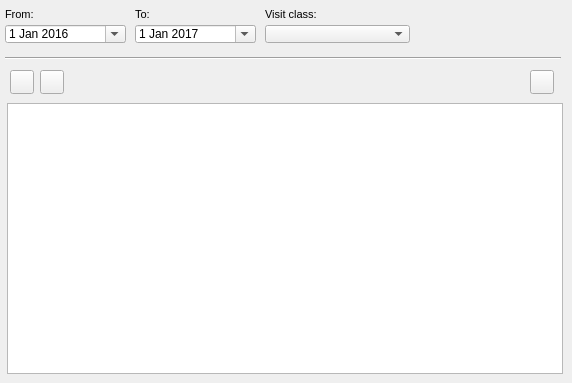
    <widget class="QWidget" name="page_event">
     <attribute name="title">
      <string>O&amp;&amp;M</string>
     </attribute>
     <widget class="QLabel" name="label_data_event_to">
      <property name="geometry">
       <rect>
        <x>135</x>
        <y>3</y>
        <width>125</width>
        <height>22</height>
       </rect>
      </property>
      <property name="font">
       <font>
        <pointsize>8</pointsize>
       </font>
      </property>
      <property name="frameShape">
       <enum>QFrame::NoFrame</enum>
      </property>
      <property name="frameShadow">
       <enum>QFrame::Raised</enum>
      </property>
      <property name="text">
       <string>To:</string>
      </property>
      <property name="textFormat">
       <enum>Qt::AutoText</enum>
      </property>
      <property name="scaledContents">
       <bool>false</bool>
      </property>
      <property name="margin">
       <number>3</number>
      </property>
     </widget>
     <widget class="QTableView" name="tbl_event_connec">
      <property name="geometry">
       <rect>
        <x>7</x>
        <y>103</y>
        <width>556</width>
        <height>271</height>
       </rect>
      </property>
      <property name="sortingEnabled">
       <bool>true</bool>
      </property>
     </widget>
     <widget class="QLabel" name="label_event_parameter_type">
      <property name="geometry">
       <rect>
        <x>265</x>
        <y>3</y>
        <width>137</width>
        <height>22</height>
       </rect>
      </property>
      <property name="font">
       <font>
        <pointsize>8</pointsize>
       </font>
      </property>
      <property name="layoutDirection">
       <enum>Qt::LeftToRight</enum>
      </property>
      <property name="frameShape">
       <enum>QFrame::NoFrame</enum>
      </property>
      <property name="frameShadow">
       <enum>QFrame::Raised</enum>
      </property>
      <property name="text">
       <string>Visit class:</string>
      </property>
      <property name="textFormat">
       <enum>Qt::AutoText</enum>
      </property>
      <property name="scaledContents">
       <bool>false</bool>
      </property>
      <property name="margin">
       <number>3</number>
      </property>
     </widget>
     <widget class="QDateEdit" name="date_event_from">
      <property name="geometry">
       <rect>
        <x>5</x>
        <y>25</y>
        <width>121</width>
        <height>18</height>
       </rect>
      </property>
      <property name="date">
       <date>
        <year>2016</year>
        <month>1</month>
        <day>1</day>
       </date>
      </property>
      <property name="calendarPopup">
       <bool>true</bool>
      </property>
     </widget>
     <widget class="Line" name="line_7">
      <property name="geometry">
       <rect>
        <x>5</x>
        <y>50</y>
        <width>556</width>
        <height>16</height>
       </rect>
      </property>
      <property name="orientation">
       <enum>Qt::Horizontal</enum>
      </property>
     </widget>
     <widget class="QDateEdit" name="date_event_to">
      <property name="geometry">
       <rect>
        <x>135</x>
        <y>25</y>
        <width>121</width>
        <height>18</height>
       </rect>
      </property>
      <property name="date">
       <date>
        <year>2017</year>
        <month>1</month>
        <day>1</day>
       </date>
      </property>
      <property name="calendarPopup">
       <bool>true</bool>
      </property>
     </widget>
     <widget class="QComboBox" name="cmb_visit_class">
      <property name="geometry">
       <rect>
        <x>265</x>
        <y>25</y>
        <width>145</width>
        <height>18</height>
       </rect>
      </property>
     </widget>
     <widget class="QLabel" name="label_data_event_from">
      <property name="geometry">
       <rect>
        <x>5</x>
        <y>3</y>
        <width>90</width>
        <height>22</height>
       </rect>
      </property>
      <property name="font">
       <font>
        <pointsize>8</pointsize>
       </font>
      </property>
      <property name="frameShape">
       <enum>QFrame::NoFrame</enum>
      </property>
      <property name="frameShadow">
       <enum>QFrame::Plain</enum>
      </property>
      <property name="text">
       <string>From:</string>
      </property>
      <property name="textFormat">
       <enum>Qt::AutoText</enum>
      </property>
      <property name="scaledContents">
       <bool>false</bool>
      </property>
      <property name="alignment">
       <set>Qt::AlignLeading|Qt::AlignLeft|Qt::AlignVCenter</set>
      </property>
      <property name="margin">
       <number>3</number>
      </property>
     </widget>
     <widget class="QPushButton" name="btn_open_gallery">
      <property name="geometry">
       <rect>
        <x>530</x>
        <y>70</y>
        <width>24</width>
        <height>24</height>
       </rect>
      </property>
      <property name="toolTip">
       <string>&lt;html&gt;&lt;head/&gt;&lt;body&gt;&lt;p&gt;Open Gallery&lt;/p&gt;&lt;/body&gt;&lt;/html&gt;</string>
      </property>
      <property name="text">
       <string/>
      </property>
      <property name="icon">
       <iconset>
        <normaloff>../icons/136b.png</normaloff>../icons/136b.png</iconset>
      </property>
      <property name="iconSize">
       <size>
        <width>22</width>
        <height>22</height>
       </size>
      </property>
     </widget>
     <widget class="QPushButton" name="btn_open_visit">
      <property name="geometry">
       <rect>
        <x>10</x>
        <y>70</y>
        <width>24</width>
        <height>24</height>
       </rect>
      </property>
      <property name="toolTip">
       <string>Visit manager</string>
      </property>
      <property name="text">
       <string/>
      </property>
      <property name="icon">
       <iconset>
        <normaloff>../icons/65b.png</normaloff>../icons/65b.png</iconset>
      </property>
      <property name="iconSize">
       <size>
        <width>22</width>
        <height>22</height>
       </size>
      </property>
     </widget>
     <widget class="QPushButton" name="btn_new_visit">
      <property name="geometry">
       <rect>
        <x>40</x>
        <y>70</y>
        <width>24</width>
        <height>24</height>
       </rect>
      </property>
      <property name="toolTip">
       <string>Add visit</string>
      </property>
      <property name="text">
       <string/>
      </property>
      <property name="icon">
       <iconset>
        <normaloff>../icons/64b.png</normaloff>../icons/64b.png</iconset>
      </property>
      <property name="iconSize">
       <size>
        <width>22</width>
        <height>22</height>
       </size>
      </property>
     </widget>
    </widget>
